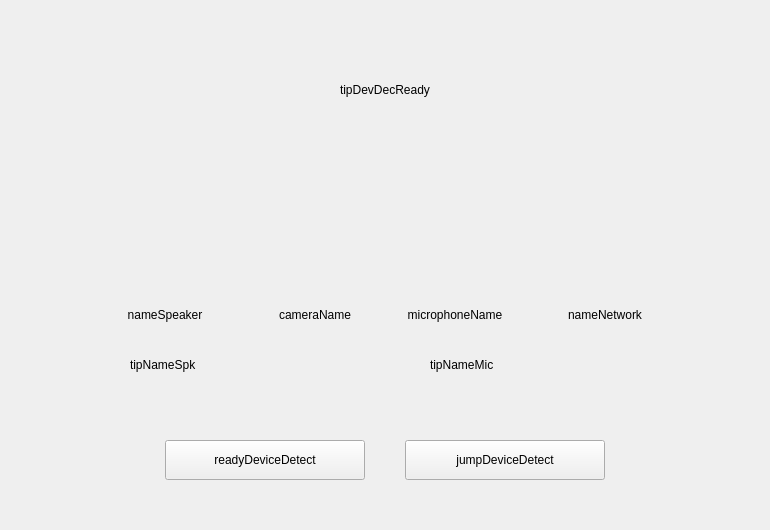
        <widget class="QWidget" name="page_readyDetect">
         <layout class="QVBoxLayout" name="verticalLayout_2">
          <property name="spacing">
           <number>0</number>
          </property>
          <property name="leftMargin">
           <number>0</number>
          </property>
          <property name="topMargin">
           <number>10</number>
          </property>
          <property name="rightMargin">
           <number>0</number>
          </property>
          <property name="bottomMargin">
           <number>50</number>
          </property>
          <item>
           <widget class="QLabel" name="label_tipDevDecReady">
            <property name="minimumSize">
             <size>
              <width>0</width>
              <height>160</height>
             </size>
            </property>
            <property name="maximumSize">
             <size>
              <width>16777215</width>
              <height>160</height>
             </size>
            </property>
            <property name="text">
             <string>tipDevDecReady</string>
            </property>
            <property name="alignment">
             <set>Qt::AlignCenter</set>
            </property>
           </widget>
          </item>
          <item>
           <layout class="QHBoxLayout" name="hboxLayout_readyDevIcon">
            <property name="spacing">
             <number>25</number>
            </property>
            <item>
             <spacer name="horizontalSpacer_20">
              <property name="orientation">
               <enum>Qt::Horizontal</enum>
              </property>
              <property name="sizeHint" stdset="0">
               <size>
                <width>40</width>
                <height>20</height>
               </size>
              </property>
             </spacer>
            </item>
            <item>
             <widget class="QLabel" name="label_speakerIcon">
              <property name="minimumSize">
               <size>
                <width>120</width>
                <height>120</height>
               </size>
              </property>
              <property name="maximumSize">
               <size>
                <width>120</width>
                <height>120</height>
               </size>
              </property>
              <property name="text">
               <string/>
              </property>
             </widget>
            </item>
            <item>
             <widget class="QLabel" name="label_cameraIcon">
              <property name="minimumSize">
               <size>
                <width>120</width>
                <height>120</height>
               </size>
              </property>
              <property name="maximumSize">
               <size>
                <width>120</width>
                <height>120</height>
               </size>
              </property>
              <property name="text">
               <string/>
              </property>
             </widget>
            </item>
            <item>
             <widget class="QLabel" name="label_micIcon">
              <property name="minimumSize">
               <size>
                <width>120</width>
                <height>120</height>
               </size>
              </property>
              <property name="maximumSize">
               <size>
                <width>120</width>
                <height>120</height>
               </size>
              </property>
              <property name="text">
               <string/>
              </property>
             </widget>
            </item>
            <item>
             <widget class="QLabel" name="label_networkIcon">
              <property name="minimumSize">
               <size>
                <width>120</width>
                <height>120</height>
               </size>
              </property>
              <property name="maximumSize">
               <size>
                <width>120</width>
                <height>120</height>
               </size>
              </property>
              <property name="text">
               <string/>
              </property>
             </widget>
            </item>
            <item>
             <spacer name="horizontalSpacer_21">
              <property name="orientation">
               <enum>Qt::Horizontal</enum>
              </property>
              <property name="sizeHint" stdset="0">
               <size>
                <width>40</width>
                <height>20</height>
               </size>
              </property>
             </spacer>
            </item>
           </layout>
          </item>
          <item>
           <layout class="QHBoxLayout" name="hboxlayout_readyDevName">
            <property name="spacing">
             <number>0</number>
            </property>
            <item>
             <spacer name="horizontalSpacer_22">
              <property name="orientation">
               <enum>Qt::Horizontal</enum>
              </property>
              <property name="sizeHint" stdset="0">
               <size>
                <width>40</width>
                <height>20</height>
               </size>
              </property>
             </spacer>
            </item>
            <item>
             <widget class="QLabel" name="label_nameSpeaker">
              <property name="minimumSize">
               <size>
                <width>160</width>
                <height>50</height>
               </size>
              </property>
              <property name="maximumSize">
               <size>
                <width>160</width>
                <height>50</height>
               </size>
              </property>
              <property name="text">
               <string>nameSpeaker</string>
              </property>
              <property name="alignment">
               <set>Qt::AlignCenter</set>
              </property>
             </widget>
            </item>
            <item>
             <widget class="QLabel" name="label_nameCamera">
              <property name="minimumSize">
               <size>
                <width>140</width>
                <height>50</height>
               </size>
              </property>
              <property name="maximumSize">
               <size>
                <width>140</width>
                <height>50</height>
               </size>
              </property>
              <property name="text">
               <string>cameraName</string>
              </property>
              <property name="alignment">
               <set>Qt::AlignCenter</set>
              </property>
             </widget>
            </item>
            <item>
             <widget class="QLabel" name="label_nameMicrophone">
              <property name="minimumSize">
               <size>
                <width>140</width>
                <height>50</height>
               </size>
              </property>
              <property name="maximumSize">
               <size>
                <width>140</width>
                <height>50</height>
               </size>
              </property>
              <property name="text">
               <string>microphoneName</string>
              </property>
              <property name="alignment">
               <set>Qt::AlignCenter</set>
              </property>
             </widget>
            </item>
            <item>
             <widget class="QLabel" name="label_nameNetwork">
              <property name="minimumSize">
               <size>
                <width>160</width>
                <height>50</height>
               </size>
              </property>
              <property name="maximumSize">
               <size>
                <width>160</width>
                <height>50</height>
               </size>
              </property>
              <property name="text">
               <string>nameNetwork</string>
              </property>
              <property name="alignment">
               <set>Qt::AlignCenter</set>
              </property>
             </widget>
            </item>
            <item>
             <spacer name="horizontalSpacer_23">
              <property name="orientation">
               <enum>Qt::Horizontal</enum>
              </property>
              <property name="sizeHint" stdset="0">
               <size>
                <width>40</width>
                <height>20</height>
               </size>
              </property>
             </spacer>
            </item>
           </layout>
          </item>
          <item>
           <layout class="QHBoxLayout" name="hboxLyaout_readyDevTip">
            <property name="spacing">
             <number>0</number>
            </property>
            <item>
             <spacer name="horizontalSpacer_24">
              <property name="orientation">
               <enum>Qt::Horizontal</enum>
              </property>
              <property name="sizeHint" stdset="0">
               <size>
                <width>110</width>
                <height>20</height>
               </size>
              </property>
             </spacer>
            </item>
            <item>
             <widget class="QLabel" name="label_tipSpkIcon">
              <property name="minimumSize">
               <size>
                <width>20</width>
                <height>20</height>
               </size>
              </property>
              <property name="maximumSize">
               <size>
                <width>20</width>
                <height>20</height>
               </size>
              </property>
              <property name="text">
               <string/>
              </property>
             </widget>
            </item>
            <item>
             <widget class="QLabel" name="label_tipNameSpk">
              <property name="minimumSize">
               <size>
                <width>280</width>
                <height>50</height>
               </size>
              </property>
              <property name="maximumSize">
               <size>
                <width>280</width>
                <height>50</height>
               </size>
              </property>
              <property name="text">
               <string>tipNameSpk</string>
              </property>
              <property name="alignment">
               <set>Qt::AlignLeading|Qt::AlignLeft|Qt::AlignVCenter</set>
              </property>
              <property name="wordWrap">
               <bool>true</bool>
              </property>
             </widget>
            </item>
            <item>
             <widget class="QLabel" name="label_tipMicIcon">
              <property name="minimumSize">
               <size>
                <width>20</width>
                <height>20</height>
               </size>
              </property>
              <property name="maximumSize">
               <size>
                <width>20</width>
                <height>20</height>
               </size>
              </property>
              <property name="text">
               <string/>
              </property>
             </widget>
            </item>
            <item>
             <widget class="QLabel" name="label_tipNameMic">
              <property name="minimumSize">
               <size>
                <width>300</width>
                <height>50</height>
               </size>
              </property>
              <property name="maximumSize">
               <size>
                <width>300</width>
                <height>50</height>
               </size>
              </property>
              <property name="text">
               <string>tipNameMic</string>
              </property>
              <property name="alignment">
               <set>Qt::AlignLeading|Qt::AlignLeft|Qt::AlignVCenter</set>
              </property>
             </widget>
            </item>
            <item>
             <spacer name="horizontalSpacer_25">
              <property name="orientation">
               <enum>Qt::Horizontal</enum>
              </property>
              <property name="sizeHint" stdset="0">
               <size>
                <width>40</width>
                <height>20</height>
               </size>
              </property>
             </spacer>
            </item>
           </layout>
          </item>
          <item>
           <spacer name="verticalSpacer_2">
            <property name="orientation">
             <enum>Qt::Vertical</enum>
            </property>
            <property name="sizeType">
             <enum>QSizePolicy::Fixed</enum>
            </property>
            <property name="sizeHint" stdset="0">
             <size>
              <width>20</width>
              <height>50</height>
             </size>
            </property>
           </spacer>
          </item>
          <item>
           <layout class="QHBoxLayout" name="horizontalLayout_7">
            <property name="spacing">
             <number>40</number>
            </property>
            <item>
             <spacer name="horizontalSpacer_6">
              <property name="orientation">
               <enum>Qt::Horizontal</enum>
              </property>
              <property name="sizeHint" stdset="0">
               <size>
                <width>40</width>
                <height>20</height>
               </size>
              </property>
             </spacer>
            </item>
            <item>
             <widget class="QPushButton" name="pushButton_goDeviceDetect">
              <property name="minimumSize">
               <size>
                <width>200</width>
                <height>40</height>
               </size>
              </property>
              <property name="maximumSize">
               <size>
                <width>200</width>
                <height>40</height>
               </size>
              </property>
              <property name="text">
               <string>readyDeviceDetect</string>
              </property>
             </widget>
            </item>
            <item>
             <widget class="QPushButton" name="pushButton_jumpDeviceDetect">
              <property name="minimumSize">
               <size>
                <width>200</width>
                <height>40</height>
               </size>
              </property>
              <property name="maximumSize">
               <size>
                <width>200</width>
                <height>40</height>
               </size>
              </property>
              <property name="text">
               <string>jumpDeviceDetect</string>
              </property>
             </widget>
            </item>
            <item>
             <spacer name="horizontalSpacer_10">
              <property name="orientation">
               <enum>Qt::Horizontal</enum>
              </property>
              <property name="sizeHint" stdset="0">
               <size>
                <width>40</width>
                <height>20</height>
               </size>
              </property>
             </spacer>
            </item>
           </layout>
          </item>
         </layout>
        </widget>
